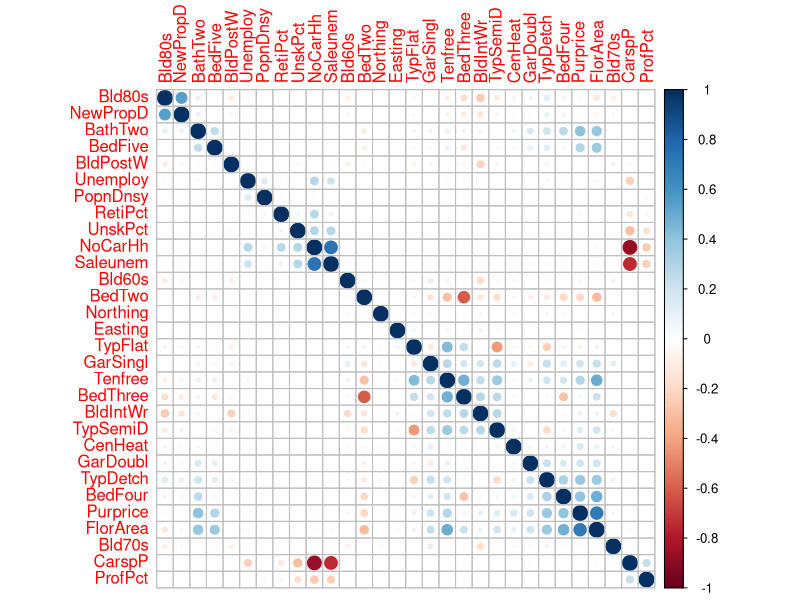
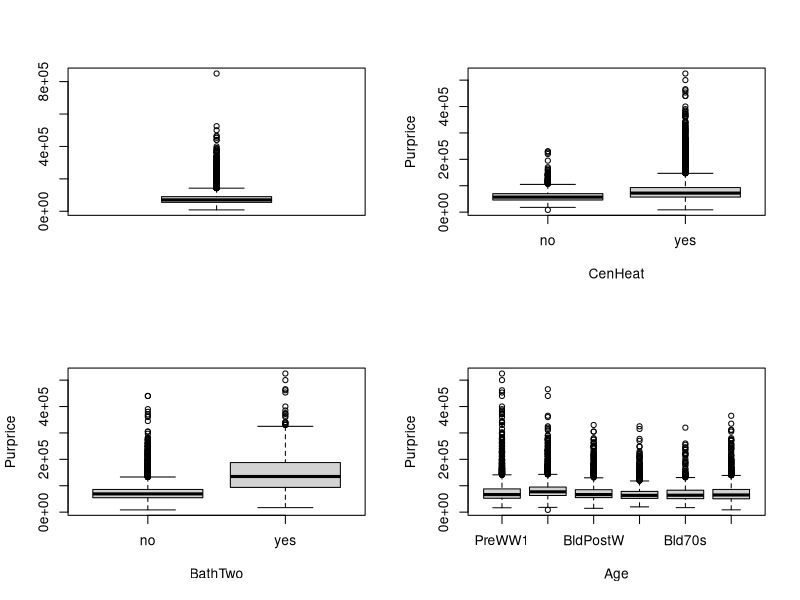
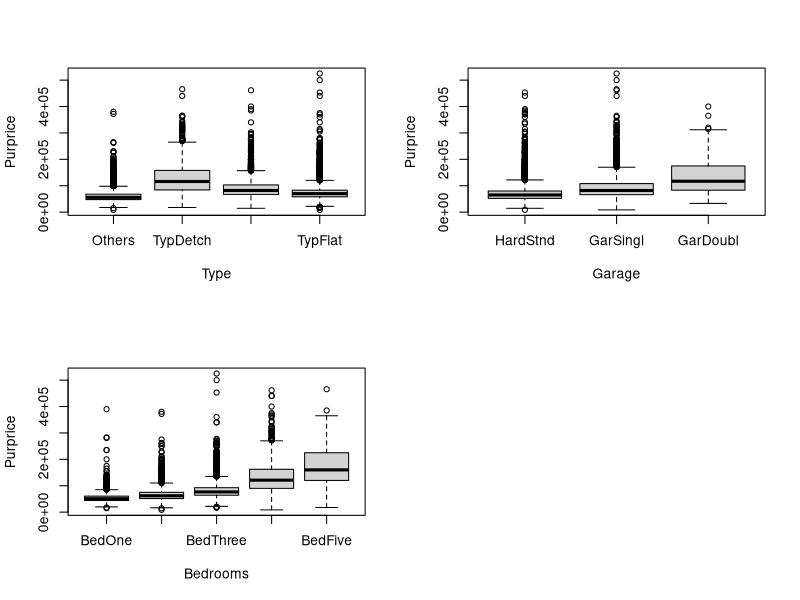
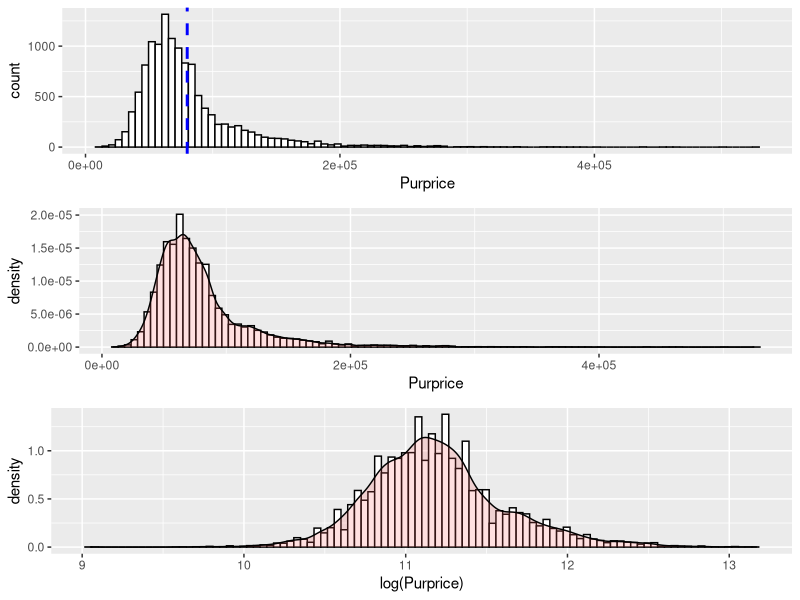
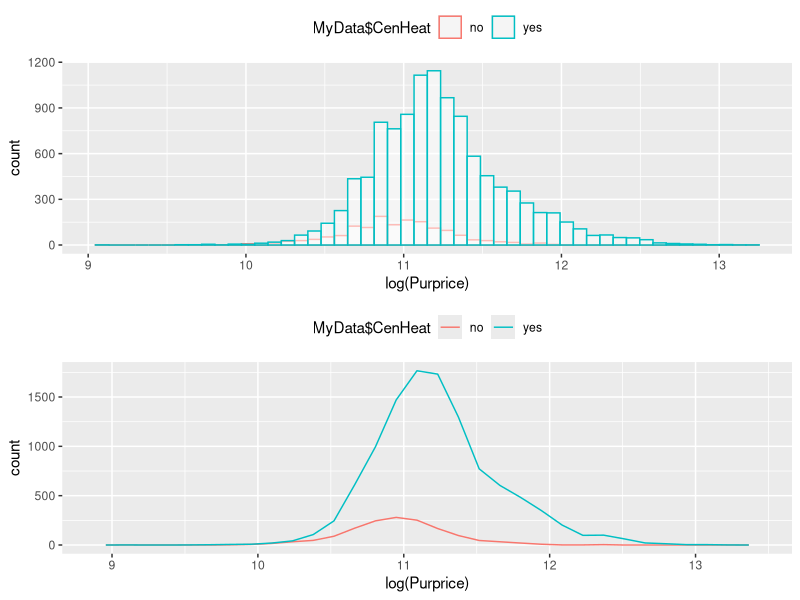
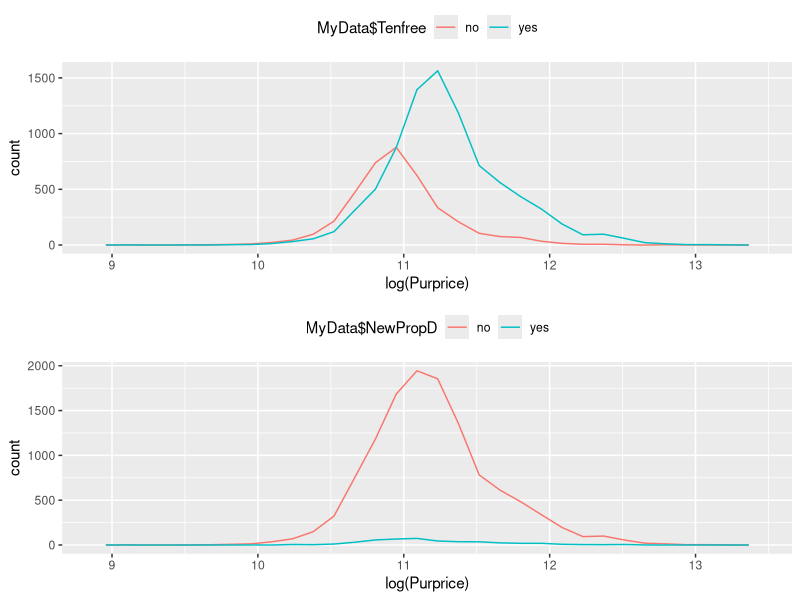
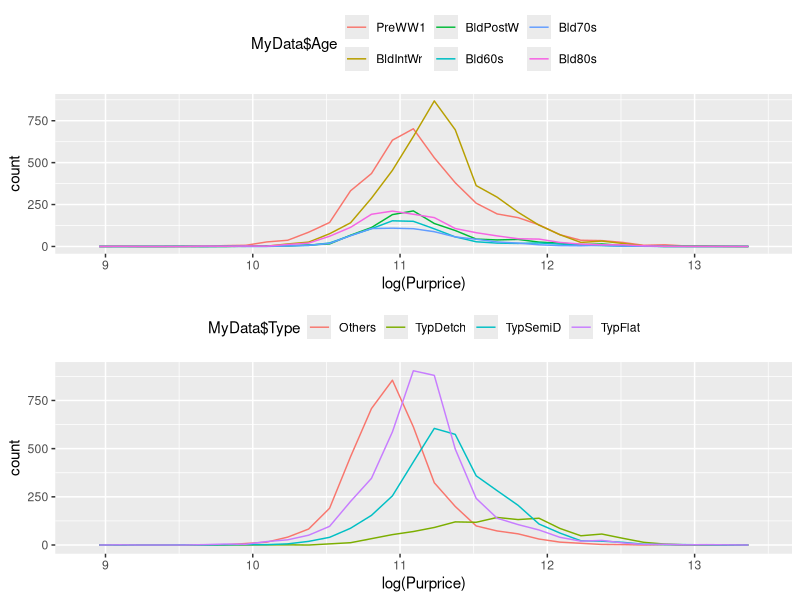
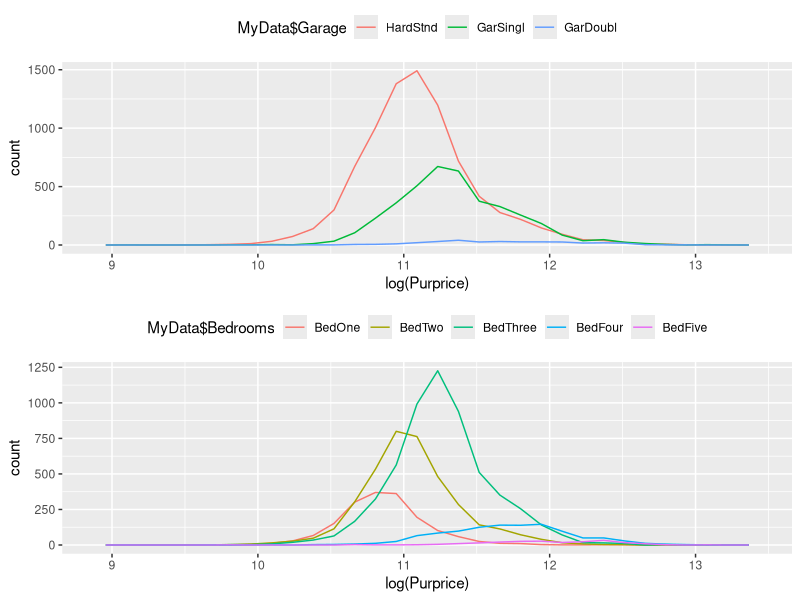

R code for these plots, in order:
## ---- chunk 1
knitr::opts_chunk$set(echo = TRUE)
## ---- chunk 2
#Loading libraries
suppressMessages(suppressWarnings(library(tidyverse)))
suppressMessages(suppressWarnings(library(ggplot2)))
suppressMessages(suppressWarnings(library(gridExtra)))
suppressMessages(suppressWarnings(library(MASS)))
## ---- chunk 3
#Loading the data
LondonData <- suppressMessages(suppressWarnings(read_csv("data/DataScienceProj.csv")))
head(LondonData)

#Checking for correlation
M <- cor(LondonData[,-1])
head(round(M,2))
library(corrplot)
corrplot(M, method="circle", order="hclust", sig.level = 0.01)
## ---- chunk 4
Dummy2Factor <- function(mat,lev1="Level1") {
      mat <- as.matrix(mat)
      factor((mat %*% (1:ncol(mat))) + 1,
          labels = c(lev1, colnames(mat)))
}

Age      <- Dummy2Factor(LondonData[,5:9],"PreWW1")
Type     <- Dummy2Factor(LondonData[,10:12],"Others")
Garage   <- Dummy2Factor(LondonData[,13:14],"HardStnd")
Bedrooms <- Dummy2Factor(LondonData[,18:21],"BedOne")

MyData <- data.frame(LondonData[,c(2:4,15:17,22,23,26)],Age,Type,Garage,Bedrooms)
summary(MyData)

MyData$Tenfree <- factor(MyData$Tenfree)
MyData$CenHeat <- factor(MyData$CenHeat)
MyData$BathTwo <- factor(MyData$BathTwo)
MyData$NewPropD <- factor(MyData$NewPropD)

levels(MyData$Tenfree) <- c("no", "yes")
levels(MyData$CenHeat) <- c("no", "yes")
levels(MyData$BathTwo) <- c("no", "yes")
levels(MyData$NewPropD) <- c("no", "yes")

head(MyData)
## ---- chunk 5
par(mfrow= c(2,2))
boxplot(MyData$Purprice)
MyData <- MyData[MyData$Purprice<600000,]

boxplot(Purprice~CenHeat,data=MyData)
boxplot(Purprice~BathTwo,data=MyData)
boxplot(Purprice~Age,data=MyData)
boxplot(Purprice~Type,data=MyData)
boxplot(Purprice~Garage,data=MyData)
boxplot(Purprice~Bedrooms,data=MyData)
par(mfrow= c(1,1))
## ---- chunk 6
p1 <- ggplot(MyData, aes(x=Purprice)) + geom_histogram(bins = 100, color="black", fill="white")+
  geom_vline(aes(xintercept=mean(Purprice)),
            color="blue", linetype="dashed", size=1)

p2 <- ggplot(MyData, aes(x=Purprice)) + 
 geom_histogram(bins = 100, aes(y=..density..), colour="black", fill="white")+
 geom_density(alpha=.2, fill="#FF6666")

p3 <- ggplot(MyData, aes(x=log(Purprice))) + 
 geom_histogram(bins = 100, aes(y=..density..), colour="black", fill="white")+
 geom_density(alpha=.2, fill="#FF6666")



grid.arrange(p1, p2, p3, nrow=3)
## ---- chunk 7
p4 <- ggplot(MyData, aes(x=log(Purprice), color=MyData$CenHeat)) +
  geom_histogram(bins = 50, fill= "white", alpha=0.5, position="identity")+
  theme(legend.position = "top")

p5 <- ggplot(MyData, aes(x=log(Purprice), color=MyData$CenHeat)) +
  geom_freqpoly()+
  theme(legend.position = "top")

p6 <- ggplot(MyData, aes(x=log(Purprice), color=MyData$Tenfree)) +
  geom_freqpoly()+
  theme(legend.position = "top")

p7 <- ggplot(MyData, aes(x=log(Purprice), color=MyData$NewPropD)) +
  geom_freqpoly()+
  theme(legend.position = "top")

p8 <- ggplot(MyData, aes(x=log(Purprice), color=MyData$Age)) +
  geom_freqpoly()+
  theme(legend.position = "top")

p9 <- ggplot(MyData, aes(x=log(Purprice), color=MyData$Type)) +
  geom_freqpoly()+
  theme(legend.position = "top")

p10 <- ggplot(MyData, aes(x=log(Purprice), color=MyData$Garage)) +
  geom_freqpoly()+
  theme(legend.position = "top")

p11 <- ggplot(MyData, aes(x=log(Purprice), color=MyData$Bedrooms)) +
  geom_freqpoly()+
  theme(legend.position = "top")

grid.arrange(p4, p5, nrow=2)
grid.arrange(p6, p7, nrow=2)
grid.arrange(p8, p9, nrow=2)
grid.arrange(p10, p11, nrow=2)
## ---- chunk 8
ld_model <- lm(Purprice~., data = MyData)
step <- stepAIC(ld_model, direction="both")
step$anova
## ---- chunk 9
library(leaps)
ld_model <- regsubsets(Purprice~., data = MyData, method = "forward",nvmax = 10)
results <- summary(ld_model)
plot(ld_model,scale="adjr2")

# extract and plot results
tibble(predictors = 1:10,
       adj_R2 = results$adjr2,
       Cp = results$cp,
       BIC = results$bic) %>%
  gather(statistic, value, -predictors) %>%
  ggplot(aes(predictors, value, color = statistic)) +
  geom_line(show.legend = F) +
  geom_point(show.legend = F) +
  facet_wrap(~ statistic, scales = "free")

which.max(results$adjr2)
which.min(results$bic)
which.min(results$cp)

# ld_model <- lm(Purprice~FlorArea+BathTwo+CenHeat+Type,data = MyData)
# # ld_model <- lm(Purprice~FlorArea+BathTwo+CenHeat+Type+Easting+Bedrooms+Age,data = MyData)
# summary(ld_model)
